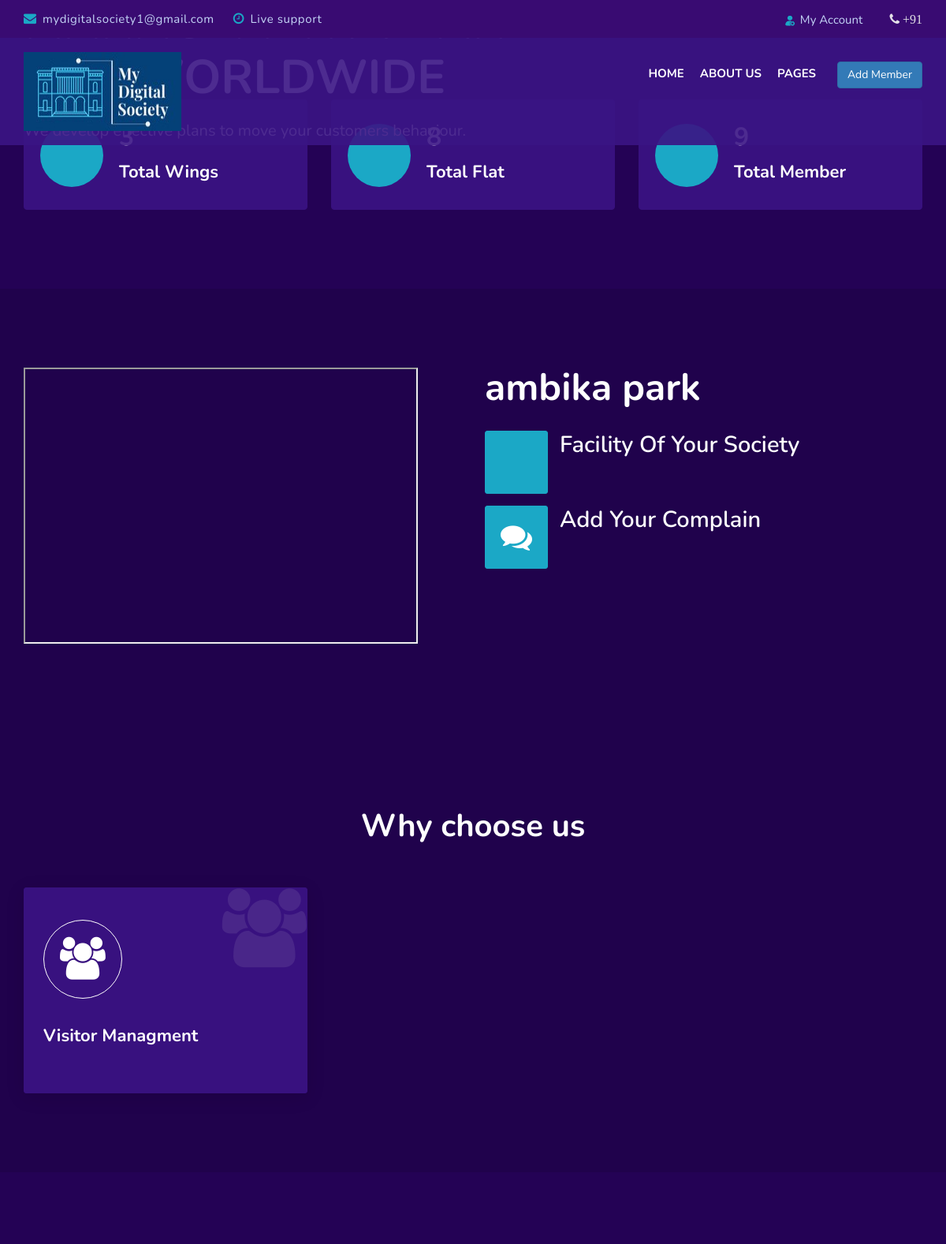
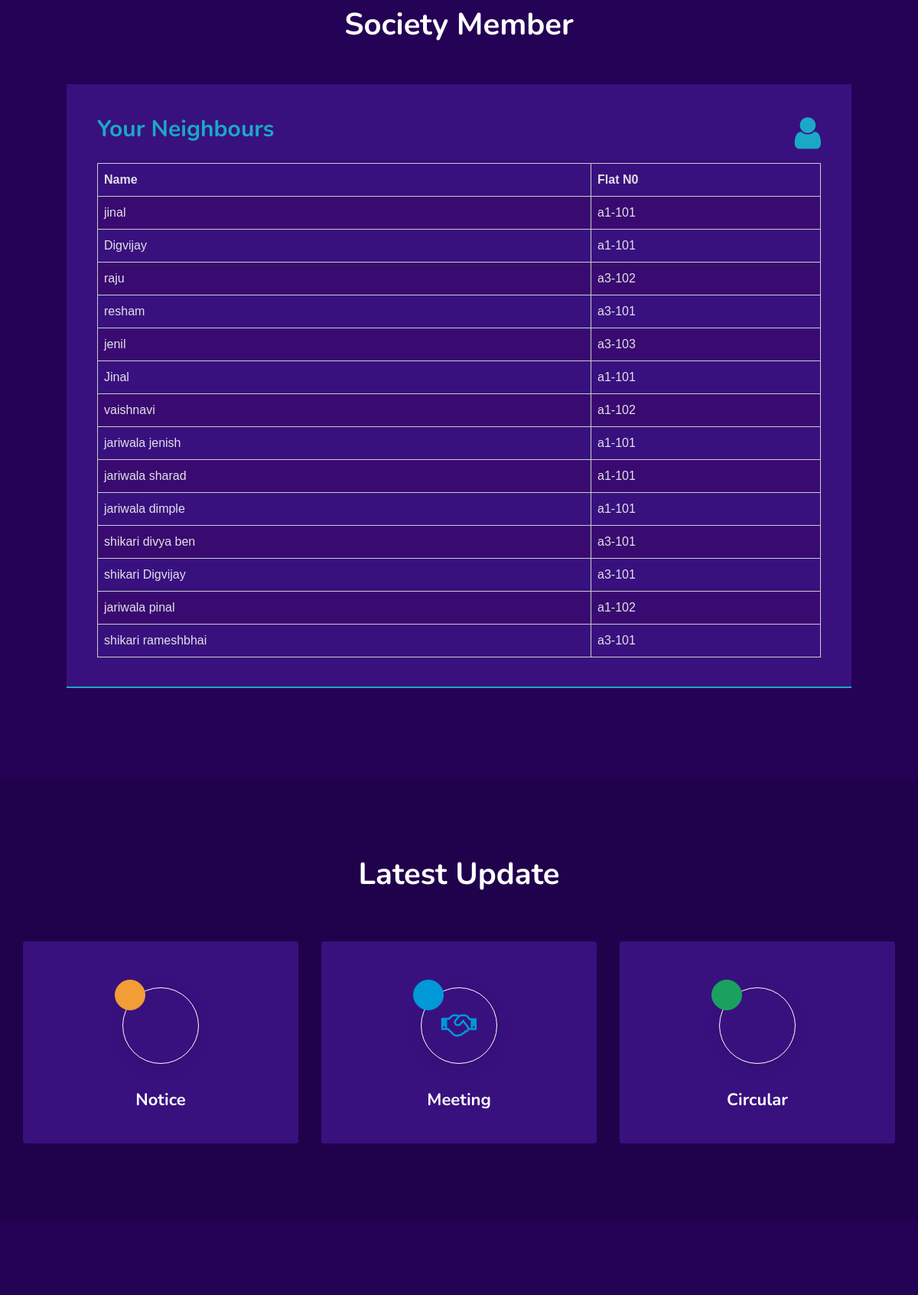
/user/index2.php (signed in, upper part), run on the app's committed database (2 pictures, top to bottom).
### tables this page shows
CREATE TABLE `tbl_society` (
  `Society_ID` int(11) NOT NULL,
  `Name_of_Society` varchar(30) NOT NULL,
  `Address` varchar(30) NOT NULL,
  `Reg_date` date NOT NULL,
  `Logo` longtext NOT NULL,
  `Logical_address` varchar(100) NOT NULL,
  `Google_link` text NOT NULL
);

CREATE TABLE `tbl_flatholder` (
  `flatholder_id` int(11) NOT NULL,
  `name` varchar(30) NOT NULL,
  `user_name` varchar(50) NOT NULL,
  `contact_no` bigint(11) NOT NULL,
  `email` varchar(30) NOT NULL,
  `password` varchar(30) NOT NULL,
  `flat_id` int(11) DEFAULT NULL,
  `doj` date NOT NULL,
  `roletype_id` int(11) DEFAULT NULL,
  `Profile_pic` longtext NOT NULL,
  `proof` longtext NOT NULL,
  `status` tinyint(4) DEFAULT NULL
);

CREATE TABLE `tbl_flat` (
  `Flat_Id` int(11) NOT NULL,
  `Flat_Number` varchar(30) NOT NULL,
  `Wing_Id` int(11) NOT NULL,
  `Flat_Status` tinyint(4) NOT NULL DEFAULT 0,
  `Owner_status` tinyint(4) NOT NULL DEFAULT 0,
  `Status` tinyint(4) NOT NULL DEFAULT 0
);

CREATE TABLE `tbl_flatmember` (
  `flat_member_id` int(11) NOT NULL,
  `flat_id` int(11) DEFAULT 1,
  `member_name` varchar(30) NOT NULL,
  `email` varchar(30) NOT NULL,
  `contact_no` bigint(11) NOT NULL,
  `Profile_pic` longtext DEFAULT NULL,
  `proof` longtext DEFAULT NULL,
  `status` tinyint(4) NOT NULL DEFAULT 0
);

### user/body_content.php (the view, shortened to what this page needs)
<?php
include('conn.php');
$id=$_SESSION['flat'];
?>
<div>
<link rel="stylesheet" href="https://cdnjs.cloudflare.com/ajax/libs/font-awesome/4.7.0/css/font-awesome.min.css">
<?php
                         $sql="select * from tbl_society as s
                         join tbl_wing as w
                         on s.Society_ID=w.Society_Id
                         join tbl_flat as f
                         on w.Wing_Id=f.Wing_Id where Flat_ID=$id " ;
                         $result=mysqli_query($conn,$sql);
                         while($row=mysqli_fetch_assoc($result))
                         {
                            $sid=$row['Society_Id'];
                           ?>
            </div>
			<div class="intro-content">
				<div class="slider-content">
					<div class="container">
						<div class="row">
							<div class="col-md-12 col-sm-12 col-xs-12">
								<div class="slide-all-text">
                                    <div class="layer-1 wow fadeInUp" data-wow-delay="0.3s">
                                        <h2 class="title2" style="color:white;">Best Society Management Plan For Worldwide</h2>
                                    </div>
                                    <div class="layer-2 wow fadeInUp" data-wow-delay="0.5s">
                                        <p style="color:white;">We develop effective plans to move your customers behaviour.</p>
                                    </div>
								</div>
							</div>
						</div>
					</div>
				</div>
			</div>
        </div>
        <?php
    $query="select * from tbl_wing where Society_Id=$sid";
       $res=mysqli_query($conn,$query);
        $rec=mysqli_num_rows($res);
        ?>
        <div class="counter-area fix bg-color area-padding-2">
            <div class="container">
                 <div class="row">
                    <div class="col-md-4 col-sm-4 col-xs-12">
                        <div class="single-fun">
                            <span class="counter-icon"><i class="flaticon-034-reward"></i></span>
                            <div class="fun-text">
                                <span class="counter"><?php echo $rec ?></span>
                                <h4>Total Wings</h4>
                            </div>
                        </div>
                    </div>
                    <?php
    $q="select * from tbl_flat where wing_id in(select wing_id from tbl_wing where Society_Id=$sid)";
       $r=mysqli_query($conn,$q);
        $re=mysqli_num_rows($r);
        ?>
                    <div class="col-md-4 col-sm-4 col-xs-12">
                        <div class="single-fun">
                            <span class="counter-icon"><i class="flaticon-016-graph"></i></span>
                            <div class="fun-text">
                                <span class="counter"><?php echo $re;?></span>
                                <h4>Total Flat</h4>
                            </div>
                        </div>
                    </div>
                    <?php
   $Sq="select * from tbl_flatmember where
    flat_id in(select Flat_Id from tbl_flat
     where wing_id in(select wing_id from
      tbl_wing where Society_Id=$sid))";
       $Re=mysqli_query($conn,$Sq);
        $R=mysqli_num_rows($Re);
        ?>
                    <div class="col-md-4 col-sm-4 col-xs-12">
                        <div class="single-fun">
                            <span class="counter-icon"><i class="flaticon-043-world"></i></span>
                            <div class="fun-text">
                                <span class="counter"><?php echo $R; ?></span>
                                <h4>Total Member</h4>
                            </div>
                        </div>
                    </div>
                </div>
            </div>
        </div>
        <div class="about-area bg-color2 area-padding">
            <div class="container">
                <div class="row">
                    <div class="col-md-6 col-sm-6 col-xs-12">
                        <iframe src="<?php echo $row['Google_link']?>" height="350" width="500" ></iframe>
                     </div>
                    <div class="col-md-6 col-sm-6 col-xs-12">
                        <div class="about-content">
                           <h1> <?php $name=$row['Name_of_Society']; echo $name; ?> </h1>
                          <?php } ?>
                            <div class="about-details">
                                <div class="single-about">
                                    <a href="fac.php"><i class="flaticon-009-certificate"></i></a>
                                    <h3> Facility Of Your Society</h3>
                                </div>
                            </div>
                            <div class="about-details">
                                <div class="single-about">
                                    <a href="Complain.php"><i class="fa fa-comments"></i></a>
                                    <h3> Add Your Complain </h3>
                                </div>
                            </div>
                        </div>
                    </div>
                </div>
            </div>
        </div>
        <div class="support-service-area bg-color2 area-padding-2">
            <div class="container">
                <div class="row">
					<div class="col-md-12 col-sm-12 col-xs-12">
						<div class="section-headline text-center">
                            <h3>Why choose us</h3>
						</div>
					</div>
				</div>
                <div class="row">
                    <div class="support-all">
                        <div class="col-md-4 col-sm-6 col-xs-12">
                            <div class="support-services ">
                                <span class="top-icon"><i class="fa fa-users"></i></span>
                                <a class="support-images" href="visitor/visitor.php"><i class="fa fa-users"></i></a>
                                <div class="support-content">
                                    <h4>Visitor Managment</h4>
                                </div>
                            </div>
                        </div>
                    </div>
                </div>
            </div>
        </div>
        <div class="payment-history-area bg-color fix area-padding-2">
            <div class="container">
               <div class="row">
					<div class="col-md-12 col-sm-12 col-xs-12">
						<div class="section-headline text-center">
                            <h3>Society Member</h3>
						</div>
					</div>
				</div>
                <div class="row">
                    <div class="col-md-12 col-sm-12 col-xs-12">
                        <div class="deposite-content">
                            <div class="diposite-box">
                                <h3>Your Neighbours</h3>
                                <span><i class="fa fa-user"></i></span>
                                <div class="deposite-table">
                                    <table>
                                        <tr>
                                            <th>Name</th>
                                            <th>Flat N0</th>
                                        </tr>
                                        <?php
                         $sql="select * from tbl_flatholder as m
                         join tbl_flat as f on m.flat_id =f.Flat_Id
                         join tbl_wing as w on f.Wing_Id =w.Wing_Id join
                         tbl_society as s on w.Society_Id=s.Society_ID where Name_of_Society='$name'" ;
                         $result=mysqli_query($conn,$sql);
                         while($row=mysqli_fetch_assoc($result))
                         {
                           ?>
                                        <tr>
                                            <td><?php echo $row['name']?></td>
                                            <td><?php echo $row['Flat_Number']?></td>
                                            <?php } ?>
                                        </tr>
                                        <?php
                         $sql="select * from tbl_flatmember as m
                         join tbl_flat as f on m.flat_id =f.Flat_Id
                         join tbl_wing as w on f.Wing_Id =w.Wing_Id join
                         tbl_society as s on w.Society_Id=s.Society_ID where Name_of_Society='$name'" ;
                         $result=mysqli_query($conn,$sql);
                         while($row=mysqli_fetch_assoc($result))
                         {
                           ?>
                                        <tr>
                                            <td><?php echo $row['member_name']?></td>
                                            <td><?php echo $row['Flat_Number']?></td>
                                            <?php } ?>
                                        </tr>
                                    </table>
                                </div>
                            </div>
                        </div>
                    </div>
                </div>
            </div>
        </div>
        <div class="work-proses fix bg-color2 area-padding-2">
			<div class="container">
			    <div class="row">
					<div class="col-md-12 col-sm-12 col-xs-12">
						<div class="section-headline text-center">
                            <h3>Latest Update</h3>
						</div>
					</div>
				</div>
				<div class="row">
					<div class="col-md-12 col-sm-12 col-xs-12">
						<div class="row">
							<div class="work-proses-inner text-center">
							    <div class="col-md-4 col-sm-4 col-xs-12">
                                    <div class="single-proses">
                                        <div class="proses-content">
                                            <div class="proses-icon point-orange">
                                                <span class="point-view"></span>
                                                <a href="notice_mem.php"><i class="ti-receipt"></i></a>
                                            </div>
                                            <div class="proses-text">
                                                <h4>Notice</h4>
                                            </div>
                                        </div>
                                    </div>
                                </div>
                                <div class="col-md-4 col-sm-4 col-xs-12">
                                    <div class="single-proses">
                                        <div class="proses-content">
                                            <div class="proses-icon point-blue">
                                               <span class="point-view"></span>
                                                <a href="meeting_mem.php"><i class="fa fa-handshake-o"></i></a>
                                            </div>
                                            <div class="proses-text">
                                                <h4>Meeting</h4>
                                            </div>
                                        </div>
                                    </div>
                                </div>
                                <div class="col-md-4 col-sm-4 col-xs-12">
                                    <div class="single-proses last-item">
                                        <div class="proses-content">
                                            <div class="proses-icon point-green">
                                               <span class="point-view"></span>
                                                <a href="cir_mem.php"><i class="ti-pencil-alt"></i></a>
                                            </div>
                                            <div class="proses-text">
                                                <h4>Circular</h4>
                                            </div>
                                        </div>
                                    </div>
                                </div>
							</div>
						</div>
                    </div>
				</div>
			</div>
		</div>
        <div class="overview-area bg-color fix area-padding">
        </div>

### user/css/responsive.css (style rules this page uses)
@media (min-width: 992px) and (max-width: 1269px) { .fun-text .counter { font-size: 32px; line-height: 34px; } }
@media (min-width: 992px) and (max-width: 1269px) { .fun-text h4 { font-size: 22px; } }
@media (min-width: 992px) and (max-width: 1269px) { .single-fun { padding: 30px 20px; } }
@media (min-width: 992px) and (max-width: 1269px) { .about-content h3 { line-height: 36px; font-size: 29px; } }
@media (min-width: 992px) and (max-width: 1269px) { .single-about a { margin-right: 15px; } }
@media (min-width: 992px) and (max-width: 1269px) { .support-services { padding: 40px 24px; } }
@media (min-width: 992px) and (max-width: 1269px) { .support-content h4 { font-size: 22px; } }

### data on the page
tbl_society: Name_of_Society "ambika park"
tbl_flatholder: name "jinal", flat.Flat_Number "a1-101"
tbl_flatholder: name "Digvijay", flat.Flat_Number "a1-101"
tbl_flatholder: name "raju", flat.Flat_Number "a3-102"
tbl_flatholder: name "resham", flat.Flat_Number "a3-101"
tbl_flatholder: name "jenil", flat.Flat_Number "a3-103"
tbl_flatmember: member_name "Jinal", flat.Flat_Number "a1-101"
tbl_flatmember: member_name "vaishnavi", flat.Flat_Number "a1-102"
tbl_flatmember: member_name "jariwala jenish", flat.Flat_Number "a1-101"
tbl_flatmember: member_name "jariwala sharad", flat.Flat_Number "a1-101"
tbl_flatmember: member_name "jariwala dimple", flat.Flat_Number "a1-101"
tbl_flatmember: member_name "shikari divya ben", flat.Flat_Number "a3-101"
tbl_flatmember: member_name "shikari Digvijay", flat.Flat_Number "a3-101"
tbl_flatmember: member_name "jariwala pinal", flat.Flat_Number "a1-102"
tbl_flatmember: member_name "shikari rameshbhai", flat.Flat_Number "a3-101"
